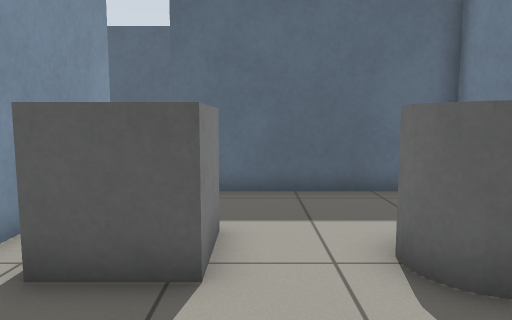
view 1 (above)

18 first-person views from a walk through a Gazebo world. The camera is 0.9 m above the floor, tilts 6° down and sees 70° across. The floor is counted in squares, 0.5 m on a side. Each view is taken from the middle of a square. On the plan, view 1 faces up. The plan holds only what a view shows up to about 18 squares ahead; the rest is blank.

view 2
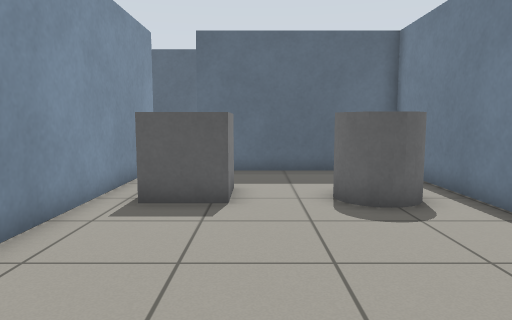

view 3
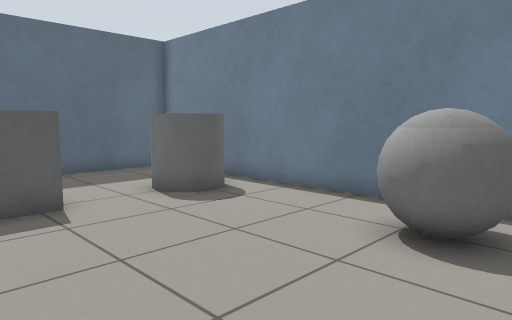

view 4
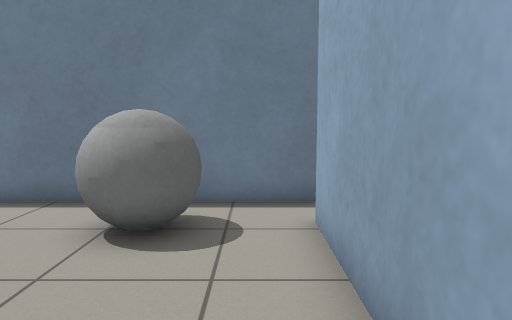

view 5
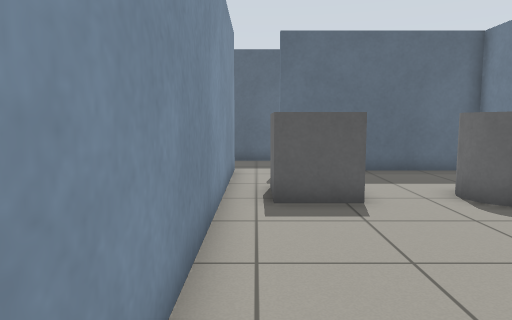

view 6
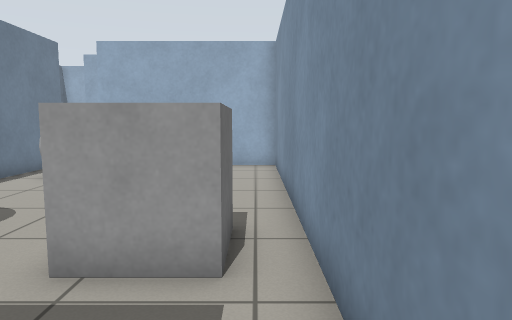

view 7
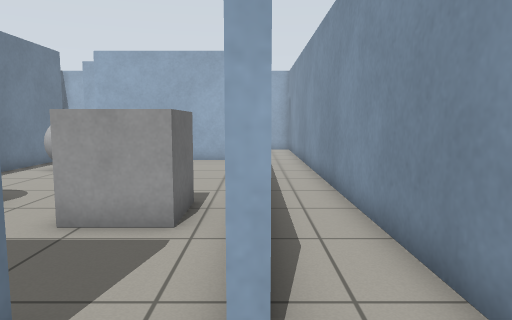

view 8
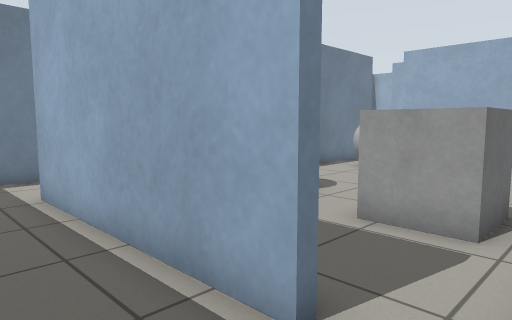

view 9
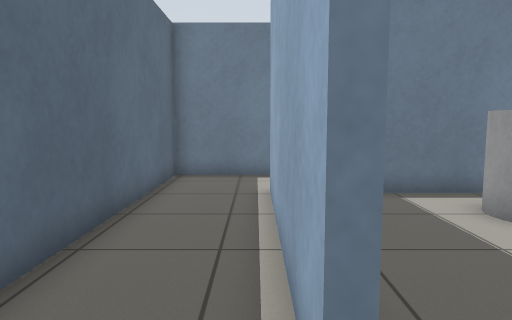

view 10
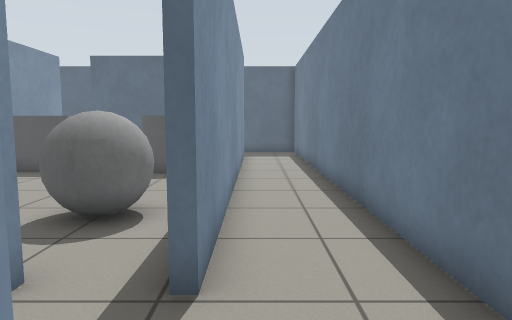

view 11
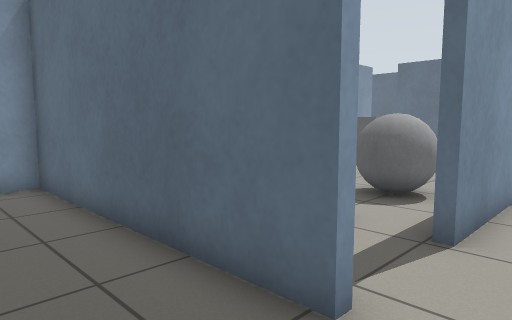

view 12
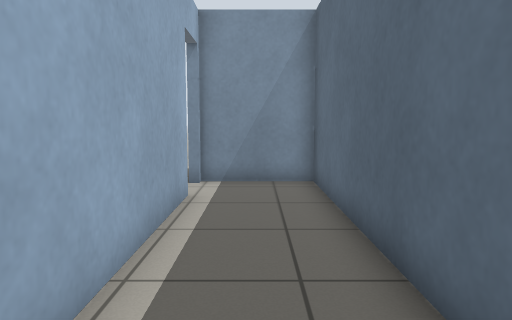

view 13
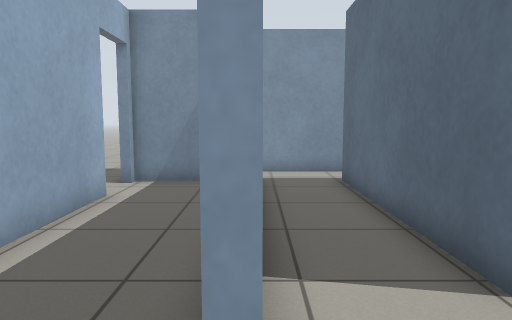

view 14
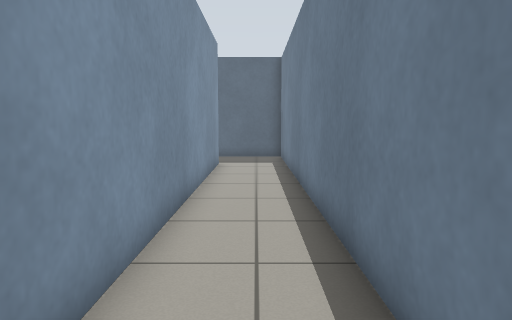

view 15
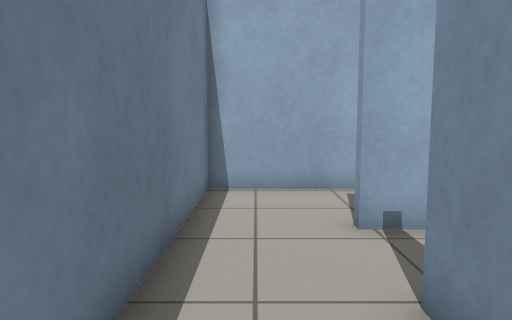

view 16
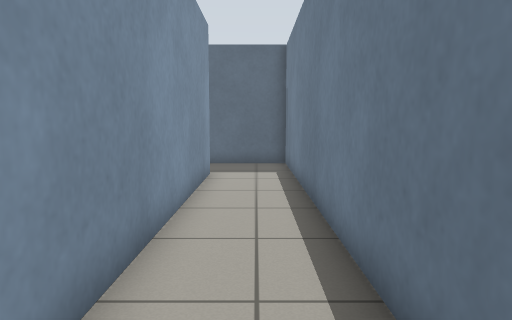

view 17
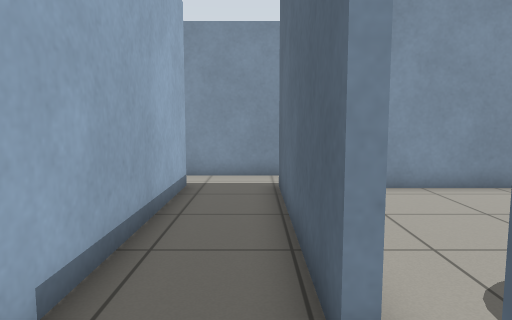

view 18
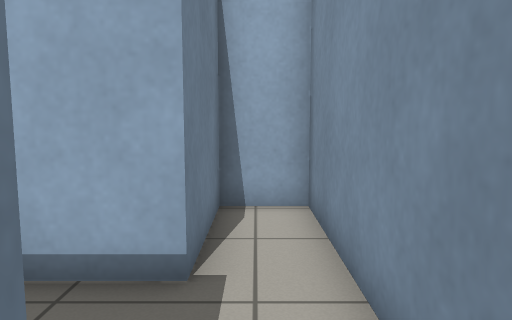

### Floor plan
Ten units are one square. View 1 is at (0, 0); x grows to the right and y downward. Boxes are objects, and circles mark ways between rooms. Rooms are numbered by the first view taken in them; rooms with no view inside come last. Other rooms are left out.
<svg viewBox="-66 -132 154 257">
<path fill="none" stroke="#000" d="M-38 -86 -38 48M-39 51 35 51M51 44 51 -93 -21 -93M-21 -93 -21 -96 54 -96 54 54M-19 -127 -34 -127M-38 -98 -38 -86M83 75 83 -127 -3 -127M35 54 -41 54M54 54 51 54 51 44M-61 -91 -61 117 -42 117 -42 80 54 80M-34 -127 -51 -127M54 80 54 83 -38 83 -38 118M-19 117 83 117 83 75"/>
<rect x="-25" y="-65" width="20" height="30" fill="#bbb"><title>grey box</title></rect>
<rect x="15" y="5" width="30" height="30" fill="#bbb"><title>grey ball</title></rect>
<rect x="15" y="-55" width="30" height="20" fill="#bbb"><title>grey cylinder</title></rect>
<circle cx="-30" cy="-90" r="3" fill="#2a7"/>
<circle cx="40" cy="50" r="3" fill="#2a7"/>
<circle cx="-40" cy="-110" r="3" fill="#2a7"/>
<circle cx="50" cy="65" r="3" fill="#2a7"/>
<circle cx="65" cy="80" r="3" fill="#2a7"/>
<text x="0" y="-20">1</text>
<text x="60" y="-60">2</text>
<text x="-50" y="20">3</text>
<text x="20" y="100">4</text>
</svg>
Room 1 opens to room 2. Room 1 opens to room 3. Room 2 opens to room 3. Room 2 opens to room 4.

Where each view was taken, in squares from view 1:
view 1: 0 up, 0 right, facing up
view 2: 4 down, 0 right, facing up
view 3: 4 down, 3 left, facing up-right
view 4: 4 down, 3 left, facing right
view 5: 4 down, 3 left, facing up
view 6: 10 up, 3 left, facing down
view 7: 12 up, 4 left, facing down
view 8: 12 up, 4 left, facing down-right
view 9: 10 up, 4 left, facing right
view 10: 9 down, 6 right, facing up
view 11: 11 down, 7 right, facing up-left
view 12: 10 down, 7 right, facing left
view 13: 8 down, 7 right, facing left
view 14: 6 down, 7 right, facing up
view 15: 2 down, 7 right, facing down
view 16: 3 down, 7 right, facing up
view 17: 6 down, 6 right, facing left
view 18: 4 down, 5 left, facing down
